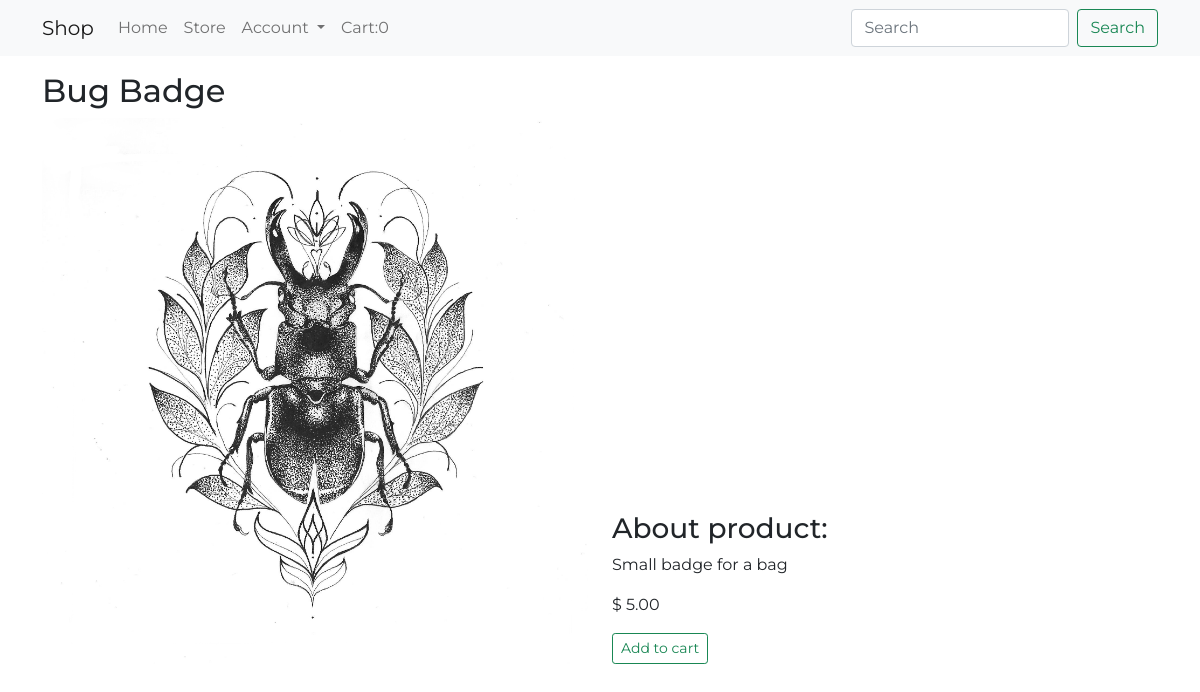
Page /product-detail/3 on the committed database.
### store/models.py (models this page shows, shortened)
class Product(models.Model):
    name = models.CharField(max_length=200)
    description = models.TextField(max_length=600, null=True)
    price = models.DecimalField(max_digits=8, decimal_places=2)
    digital = models.BooleanField(default=False, null=True, blank=False)
    visible = models.BooleanField(default=True, null=True, blank=False)
    image = models.ImageField(null = True, blank=True)
    @property
    def imageURL(self):
        try:
            url = self.image.url
        except:
            url = ''
        return url

### store/views.py (the view)
# urls.py: path('product-detail/<int:pk>', store_views.product_detail, name='product-detail'),
def product_detail(request, pk):
    cart_data = process_cart_items(request)
    cart_items = cart_data['cart_items']
    product = Product.objects.get(pk=pk)
    context = {'product': product, 'cart_items': cart_items}
    return render(request, 'store/product_detail.html', context)

### store/utils.py (called while the page is built, shortened)
def cookieCart(request):
    try:
        cart = json.loads(request.COOKIES['cart'])
    except:
        cart = {}
    print('Cart:', cart)
    items = []
    order = {'get_cart_total': 0, 'get_cart_items': 0, 'shipping': False}
    cart_items = order['get_cart_items']
    return {'cart_items': cart_items, 'order': order, 'items': items}

def process_cart_items(request):
    if request.user.is_authenticated:
        customer = request.user.customer
        order, created = Order.objects.get_or_create(
            customer=customer, complete=False)
        items = order.orderitem_set.all()
        cart_items = order.get_cart_items
    else:
        cookie_data = cookieCart(request)
        items = cookie_data['items']
        order = cookie_data['order']
        cart_items = cookie_data['cart_items']
    return{'cart_items': cart_items, 'items': items, 'order': order}

### store/templates/store/product_detail.html (shortened to what this page needs)
{% extends 'store/base.html' %}
{% block content %}
    <div class="container">
        <div class="row mt-3">
            <div class="col-md">
                <h2>{{product.name}}</h2>
                <img class="img-fluid" src="{{product.imageURL}}">
            </div>
            <div class="col-md mt-3 align-self-end">
                <h3>About product:</h3>
                <p>{{product.description}}</p>
                <p>$ {{product.price}}</p>
                <button data-product={{product.id}} data-action="add" type="button" class="btn btn-sm btn-outline-success update-cart">Add to cart</button>
            </div>
        </div>
    </div>
{% endblock %}

### store/static/css/main.css (style rules this page uses)
body { font-family: 'Montserrat', sans-serif; }

### rows in the picture
Product: name "Bug Badge", imageURL (picture), description "Small badge for a bag", price "5.00"

### other values in the picture
{{ cart_items }} "0"
